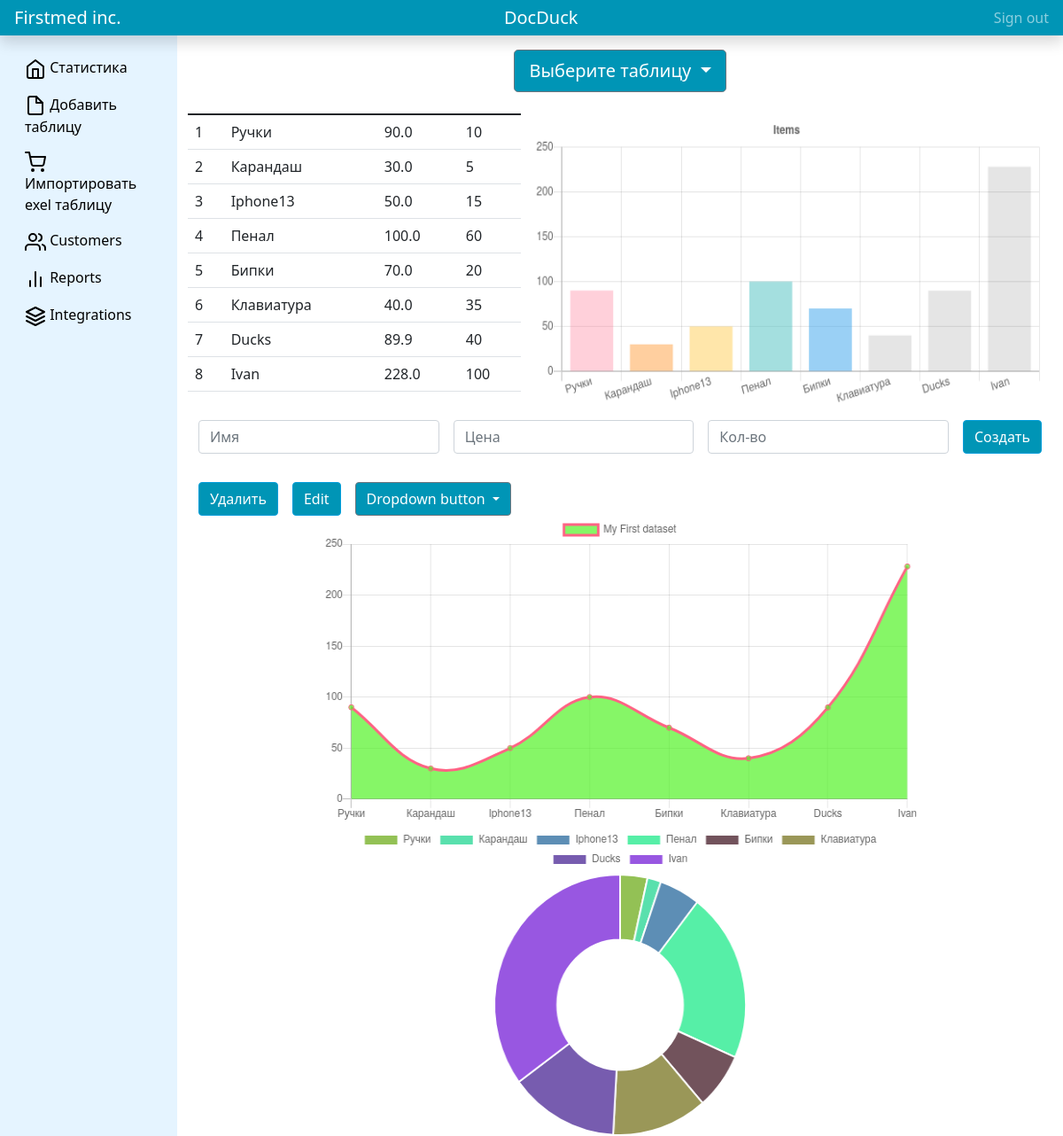
The page /viewer (signed in) on the database as committed earlier.
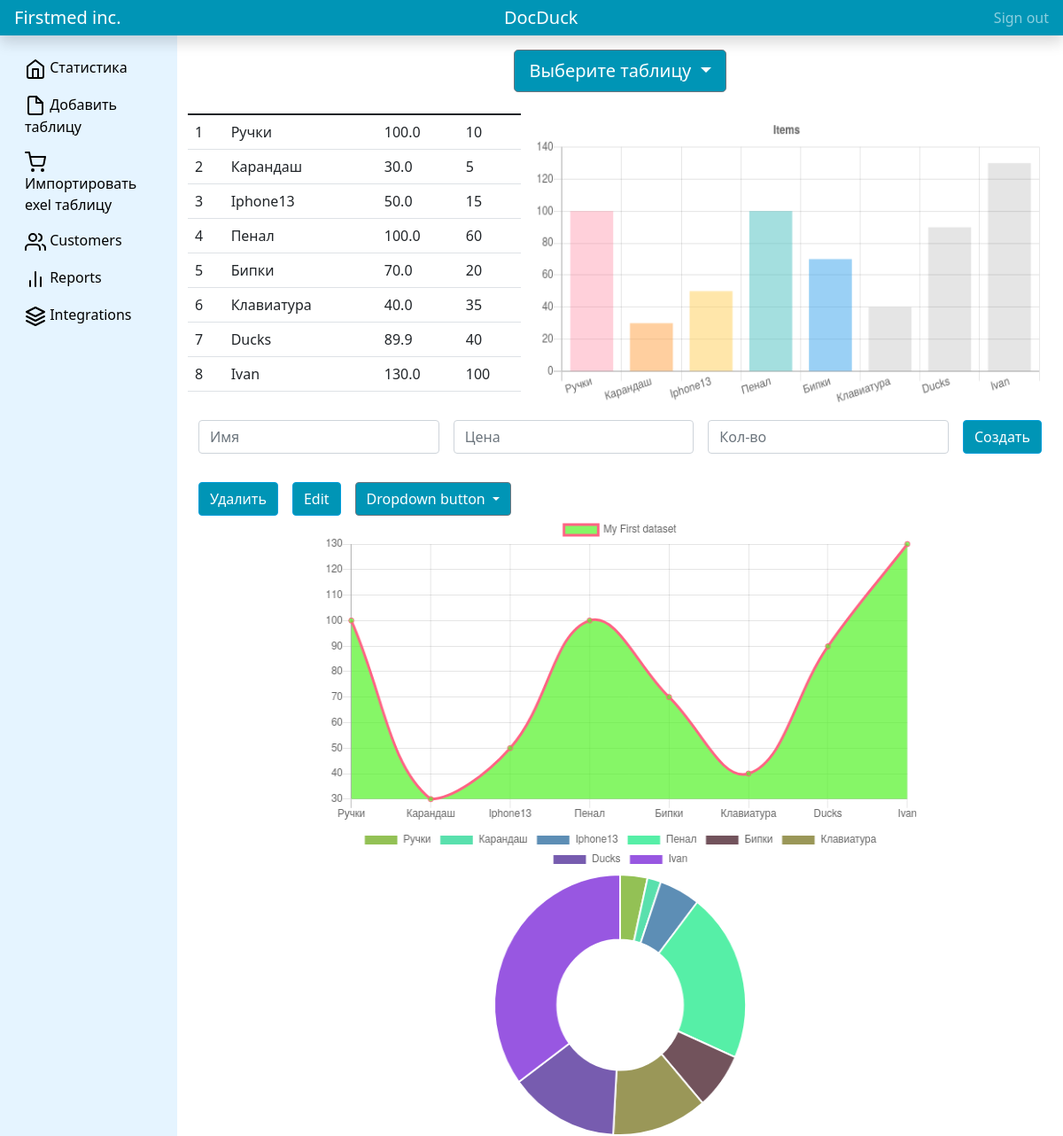
The same page on the database as committed later.
### Httpapp/models.py (models this page shows, shortened)
class User (db.Model, UserMixin):
    id = db.Column(db.Integer, primary_key=True)
    login = db.Column(db.String(100), nullable=False, unique=True)
    password = db.Column(db.String(100), nullable=False,)
    is_Admin = db.Column(db.Boolean, default=False)

class Items(db.Model):
    id = db.Column(db.Integer, primary_key=True)
    name = db.Column(db.String(100), nullable=False)
    price = db.Column(db.Float(100), nullable=False)
    amount = db.Column()

### Httpapp/roots.py (the view, shortened to what this page needs)
@apps.route('/viewer', methods=['POST', 'GET'])
@login_required
def viewer():
    items = Items.query.order_by(Items.id).all()
    return render_template("viewer.html", items=items)

### Httpapp/roots.py (called while the page is built)
@manager.user_loader
def load_user(user_id):
    return User.query.get(user_id)

### Httpapp/templates/viewer.html (shortened to what this page needs)
{% extends 'base.html' %}
{% block body %}
    <div class="row">
        <table class="table col">
            <tbody>
            {% for el in items %}
                <tr>
                    <td>{{ el.id }}</td>
                    <td>
                        <div class='edit'> {{ el.name }}</div>
                    </td>
                    <td>
                        <div class='edit'>{{ el.price }} </div>
                    </td>
                    <td>
                        <div class='edit'>{{ el.amount }} </div>
                    </td>
                </tr>
            {% endfor %}
            </tbody>
        </table>
        <canvas id="1chart" draggable="true" style="width:100%; max-width:600px"></canvas>
        <form class="container d-flex" action="/adprod" method="post">
            <input class="form-control mt-3 me-3" name="name" placeholder="Имя" type="text">
            <input class="form-control mt-3 me-3" name="price" placeholder="Цена" type="text">
            <input class="form-control mt-3 me-3" name="amount" placeholder="Кол-во" type="text">
            <input class="mt-3 btn btn-success" value="Создать" type="submit">
        </form>
        <div class="d-flex mt-3">
            <button class="btn btn-success me-3" onclick="del()">Удалить</button>
            <a href="editviewer">
                <button class="btn btn-success me-3">Edit</button>
            </a>
            <div class="dropdown">
                <button class="btn btn-secondary dropdown-toggle" type="button" id="dropdownMenuButton1"
                        data-bs-toggle="dropdown" aria-expanded="false">Dropdown button
                </button>
            </div>
        </div>
        <script>
            var xValues = [{% for el in items %}"{{ el.name }}",{% endfor %}];
            var yValues = [{% for el in items %}{{ el.price }}, {% endfor %}];
            var barColors = ['rgba(255, 99, 132, 0.3)', 'rgba(255, 159, 64, 0.5)', 'rgba(255, 205, 86, 0.5)', 'rgba(75, 192, 192, 0.5)', 'rgba(54, 162, 235, 0.5)',];
            new Chart("1chart", {
                type: "bar",
                data: {
                    labels: xValues,
                    datasets: [{
                        backgroundColor: barColors,
                        data: yValues
                    }]
                },
                options: {
                    legend: {display: false},
                    title: {
                        display: true,
                        text: "Items"
                    },
                    scales: {
                        yAxes: [{ticks: {min: 0}}],
                    }
                }
            });
        </script>
    </div>
    <div class="row justify-content-center">
<canvas style="width:50%; max-width:700px" id="line"></canvas>
<canvas style="width:50%; max-width:700px" id="pie"></canvas>
    </div>
<script>var myChart = new Chart(document.getElementById('line'), config);</script>
<script>var myChart = new Chart(document.getElementById('pie'), config);</script>
{% endblock %}

### Httpapp/templates/base.html (shortened to what this page needs)
<head>
    <link rel="stylesheet" href="{{ url_for('static', filename="css/bootstrap.css") }}">
     <link rel="stylesheet" href="{{ url_for('static', filename="css/main.css") }}">
    <link rel="stylesheet" href="https://cdn.jsdelivr.net/npm/charts.css/dist/charts.min.css">
</head>
<body>
<header class="navbar navbar-dark sticky-top bg-blue flex-md-nowrap p-0 shadow">
    <a class="navbar-brand col-md-3 col-lg-1 me-0 px-3" href="#">Firstmed inc.</a>
    <a class="navbar-brand col-md-3 col-lg-1 me-0 px-3" href="#">{{ current_user.login }}</a>
    <div class="navbar-nav">
        <div class="nav-item text-nowrap">
            <a class="nav-link px-3" href="{{ url_for("logout") }}">Sign out</a>
        </div>
    </div>
</header>
<div class="container-fluid">
    <div class="row" style="height: 100%">
        <nav id="sidebarMenu" class="col-md-3 col-lg-2 d-md-block bg-light-blue sidebar collapse">
            <div class="position-sticky pt-3">
                <ul class="nav flex-column">
                    <li class="nav-item">
                        <a class="nav-link active" aria-current="page" href="viewer">
                            Статистика
                        </a>
                    </li>
                    <li class="nav-item">
                        <a class="nav-link" href="test">
                            Добавить таблицу
                        </a>
                    </li>
                    <li class="nav-item">
                        <a class="nav-link" href="{{ url_for("addtable") }}">
                            Импортировать exel таблицу
                        </a>
                    </li>
                    <li class="nav-item">
                        <a class="nav-link" href="#">
                            Customers
                        </a>
                    </li>
                    <li class="nav-item">
                        <a class="nav-link" href="#">
                            Reports
                        </a>
                    </li>
                    <li class="nav-item">
                        <a class="nav-link" href="#">
                            Integrations
                        </a>
                    </li>
                </ul>
            </div>
        </nav>
        <main class="col-md-9 ms-sm-auto col-lg-10 px-md-4">
            <div class="d-flex justify-content-center flex-wrap flex-md-nowrap align-items-center pt-3 pb-2 mb-3 ">
                <div class="btn-group ">
                    <button class="btn btn-secondary btn-lg dropdown-toggle" type="button" data-bs-toggle="dropdown"
                            aria-expanded="false">
                        Выберите таблицу
                    </button>
                </div>
            </div>
            {% block body %} {% endblock %}
        </main>
    </div>
</div>
</body>

### Httpapp/static/css/main.css (style rules this page uses)
.bg-blue { background-color: #0095b6; }
.bg-light-blue { background-color: #e5f4ff; }

Rows that differ between the two databases and show on the page:
changed Items "Ручки": price "90.0" → "100.0"
changed Items "Ivan": price "228.0" → "130.0"
Other text that changed with them:
chart data {{ el.price }}: 90.0, 30.0, 50.0, 100.0, 70.0, 40.0, 89.9, 228.0 → 100.0, 30.0, 50.0, 100.0, 70.0, 40.0, 89.9, 130.0
